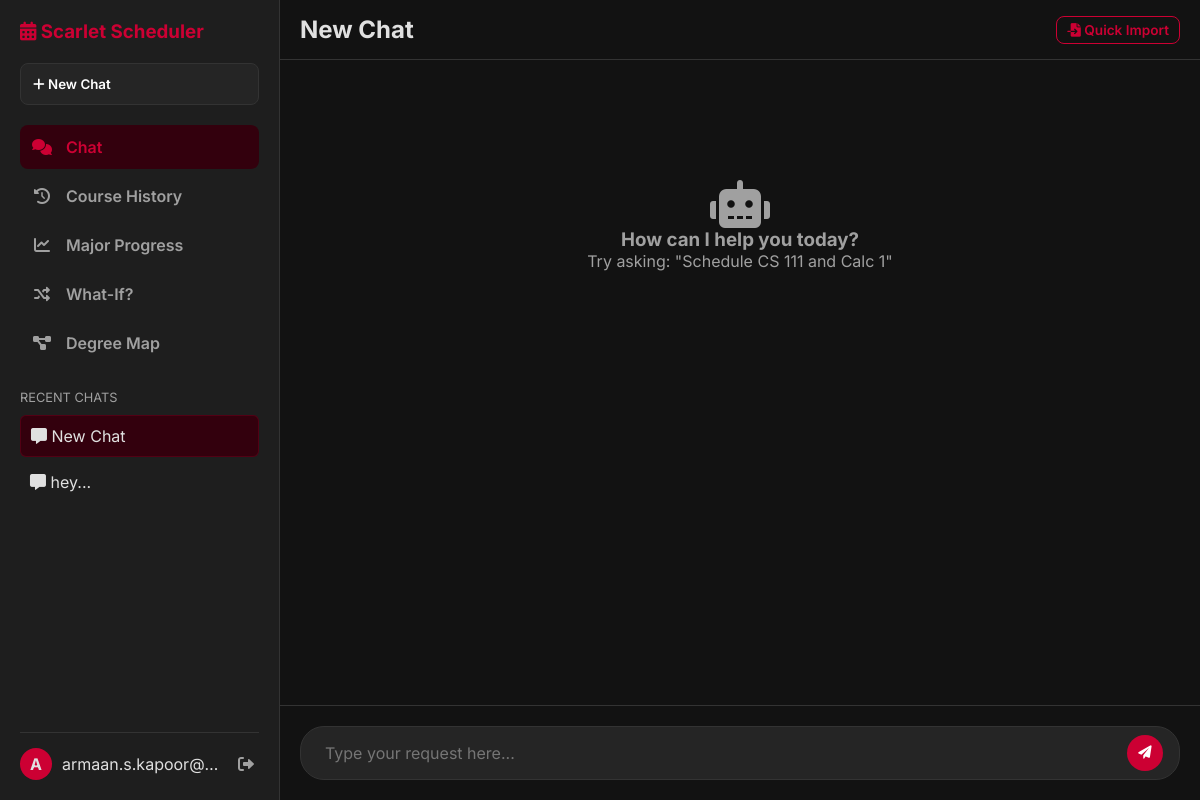
Page /chat (signed in) on the earlier database version.
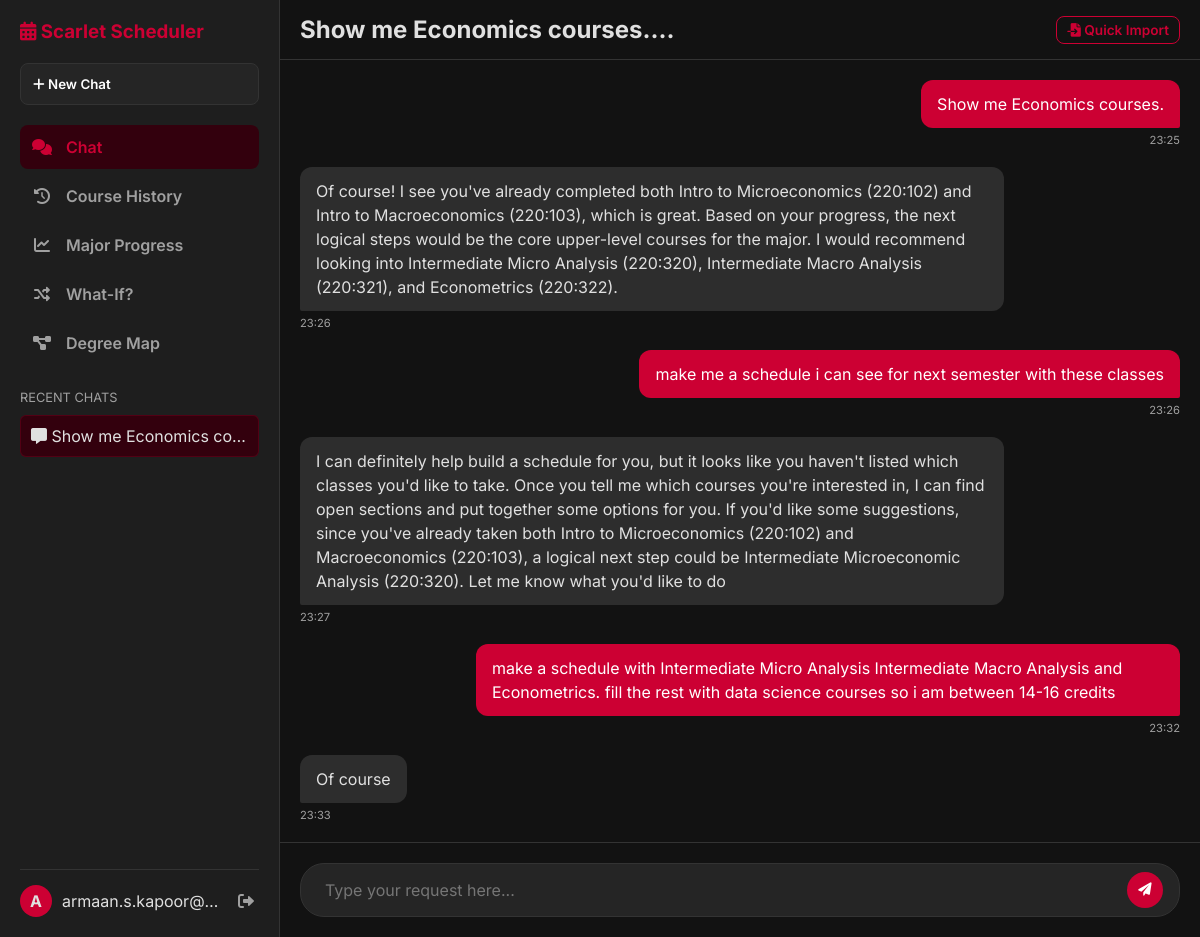
Same page on the later database version.
### models.py (models this page shows, shortened)
class Chat(db.Model):
    id = db.Column(db.Integer, primary_key=True)
    user_id = db.Column(db.Integer, db.ForeignKey('user.id'), nullable=False)
    title = db.Column(db.String(100), default="New Chat")
    created_at = db.Column(db.DateTime, default=datetime.utcnow)
    updated_at = db.Column(db.DateTime, default=datetime.utcnow, onupdate=datetime.utcnow)
    messages = db.relationship('Message', backref='chat', cascade="all, delete", lazy=True)

class User(UserMixin, db.Model):
    id = db.Column(db.Integer, primary_key=True)
    username = db.Column(db.String(150), unique=True, nullable=False)
    password_hash = db.Column(db.String(200), nullable=False)
    course_history = db.Column(db.Text, default="[]") # JSON string of taken courses
    created_at = db.Column(db.DateTime, default=datetime.utcnow)
    chats = db.relationship('Chat', backref='user', lazy=True)

class Message(db.Model):
    id = db.Column(db.Integer, primary_key=True)
    chat_id = db.Column(db.Integer, db.ForeignKey('chat.id'), nullable=False)
    role = db.Column(db.String(20), nullable=False) # 'user' or 'ai'
    content = db.Column(db.Text, nullable=False)
    meta_data = db.Column(db.Text, nullable=True) # JSON for schedule data
    timestamp = db.Column(db.DateTime, default=datetime.utcnow)

### app.py (the view)
@app.route('/chat')
@login_required
def chat_interface():
    chat_id = request.args.get('id')
    active_chat = None
    if chat_id:
        active_chat = Chat.query.filter_by(id=chat_id, user_id=current_user.id).first()
    if not active_chat:
        active_chat = Chat.query.filter_by(user_id=current_user.id).order_by(Chat.updated_at.desc()).first()
    chats = Chat.query.filter_by(user_id=current_user.id).order_by(Chat.updated_at.desc()).all()
    return render_template('chat.html', chats=chats, active_chat=active_chat, user=current_user)

### app.py (called while the page is built)
@login_manager.user_loader
def load_user(user_id):
    return db.session.get(User, int(user_id))

### templates/chat.html (shortened to what this page needs)
<!DOCTYPE html>
<html lang="en">
<head>
    <link rel="stylesheet" href="{{ url_for('static', filename='style.css') }}">
    <link rel="stylesheet" href="https://cdnjs.cloudflare.com/ajax/libs/font-awesome/6.0.0/css/all.min.css">
</head>
<body class="app-body">
    <aside class="sidebar">
        <div class="sidebar-header">
            <h3><i class="fas fa-calendar-alt"></i> Scarlet Scheduler</h3>
        </div>
        <button id="new-chat-btn" class="btn btn-new-chat">
            <i class="fas fa-plus"></i> New Chat
        </button>
        <div class="nav-links">
            <a href="{{ url_for('chat_interface') }}" class="nav-item active"><i class="fas fa-comments"></i> Chat</a>
            <a href="{{ url_for('history_dashboard') }}" class="nav-item"><i class="fas fa-history"></i> Course History</a>
            <a href="{{ url_for('progress_dashboard') }}" class="nav-item"><i class="fas fa-chart-line"></i> Major Progress</a>
            <a href="{{ url_for('what_if_dashboard') }}" class="nav-item"><i class="fas fa-random"></i> What-If?</a>
            <a href="{{ url_for('degree_map_dashboard') }}" class="nav-item"><i class="fas fa-project-diagram"></i> Degree Map</a>
        </div>
        <div class="chat-history-list">
            <div class="history-label">Recent Chats</div>
            {% for chat in chats %}
                <div class="history-item-wrapper {% if active_chat and chat.id == active_chat.id %}active{% endif %}">
                    <a href="{{ url_for('chat_interface', id=chat.id) }}" class="history-item">
                        <i class="fas fa-message"></i> {{ chat.title }}
                    </a>
                </div>
            {% endfor %}
        </div>
        <div class="user-profile">
            <div class="user-info">
                <div class="avatar">{{ user.username[0].upper() }}</div>
                <span>{{ user.username }}</span>
            </div>
            <a href="{{ url_for('logout') }}" class="btn-logout" title="Logout"><i class="fas fa-sign-out-alt"></i></a>
        </div>
    </aside>
    <main class="main-chat-area">
        {% if active_chat %}
            <div class="chat-header">
                <h2>{{ active_chat.title }}</h2>
                <button class="btn btn-outline btn-sm" onclick="document.getElementById('import-modal').style.display='flex'">
                    <i class="fas fa-file-import"></i> Quick Import
                </button>
            </div>
            <div class="chat-container" id="chat-container">
                {% for msg in active_chat.messages %}
                    <div class="message {{ 'message-user' if msg.role == 'user' else 'message-ai' }}">
                        <div class="message-content">
                            {{ msg.content }}
                        </div>
                        <div class="message-time">{{ msg.timestamp.strftime('%H:%M') }}</div>
                    </div>
                {% endfor %}
                {% if not active_chat.messages %}
                    <div class="empty-state">
                        <i class="fas fa-robot fa-3x"></i>
                        <h3>How can I help you today?</h3>
                        <p>Try asking: "Schedule CS 111 and Calc 1"</p>
                    </div>
                {% endif %}
            </div>
            <div class="input-area">
                <form id="chat-form">
                    <div class="input-wrapper">
                        <input type="text" id="user-input" placeholder="Type your request here..." autocomplete="off">
                        <button type="submit" class="btn-send"><i class="fas fa-paper-plane"></i></button>
                    </div>
                </form>
            </div>
        {% else %}
            <div class="no-chat-selected">
                <h2>Welcome to Scarlet Scheduler</h2>
                <button onclick="createNewChat()" class="btn btn-primary">Start a New Chat</button>
            </div>
        {% endif %}
    </main>
</body>
</html>

Differences in the rows shown:
removed Chat: title "New Chat"
removed Chat: title "hey..."
added Chat: title "Show me Economics co…", title "Show me Economics courses...."
added Message: content "Show me Economics courses.", timestamp "23:25", role "user" (drawn)
added Message: content "Of course! I see you've already completed both Intro to Microeconomics (220:102) and Intro to Macroeconomics (220:103), which is great. Based on your progress, the next logical steps would be the core upper-level courses for the major. I would recommend looking into Intermediate Micro Analysis (220:320), Intermediate Macro Analysis (220:321), and Econometrics (220:322).", timestamp "23:26", role "ai" (drawn)
added Message: content "make me a schedule i can see for next semester with these classes", timestamp "23:26", role "user" (drawn)
added Message: content "I can definitely help build a schedule for you, but it looks like you haven't listed which classes you'd like to take. Once you tell me which courses you're interested in, I can find open sections and put together some options for you. If you'd like some suggestions, since you've already taken both Intro to Microeconomics (220:102) and Macroeconomics (220:103), a logical next step could be Intermediate Microeconomic Analysis (220:320). Let me know what you'd like to do", timestamp "23:27", role "ai" (drawn)
added Message: content "make a schedule with Intermediate Micro Analysis Intermediate Macro Analysis and Econometrics. fill the rest with data science courses so i am between 14-16 credits", timestamp "23:32", role "user" (drawn)
added Message: content "Of course", timestamp "23:33", role "ai" (drawn)
Other differences:
text no longer shown: "How can I help you today? Try asking: \"Schedule CS 111 and Calc 1\""
